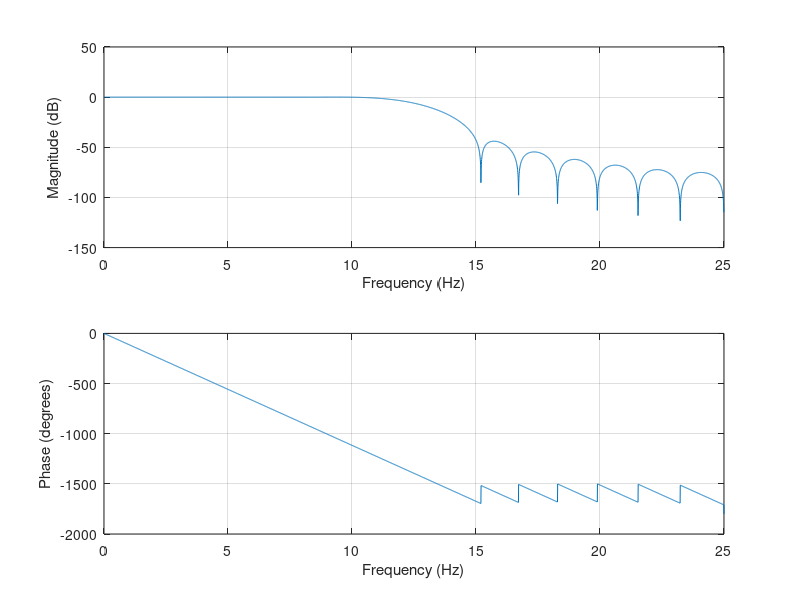

Reproduce this figure in MATLAB. (Note: this script raises an error after producing the figure.)
% Autor Jakub Ploskonka
% 09 06 2025
% metoda okien czasowych - przyklad z wykladu

clc; clear; close all;

fp = 10; 
fr = 15; 
Rr = 40; 
fs = 50;
f0 = (fp+fr)/2;

%ponieważ Rr = 40db wybieramy okno z najbliższym większym tłumieniem czyli
%okno von Hanna (Rr = 44) dla którego
a = 3.1; %.
R = ceil(a*fs/(fr-fp)); %R musi być większą bądź równą liczbą całkowitą dlatego zaokrąglamy w górę
R
K = R+1;

df = 100; 
f =-2:df:fs/2;
f_h1s = 0:(fs/R):fs;



%Metoda okien czasowych
n = 0:R;
h1s = 2*f0/fs .* sinc(2*f0/fs * (n-(R/2)));
h1o = h1s .* hann(K)';
H1s = fftshift(fft(h1o));

[H2 F2] = freqz(h1o,1,50,fs);

figure(1)
stem(f_h1s,h1s);

figure(1)
freqz(h1o,1,2^12,fs)
xline(fp);
xline(fr);
fir_1;




%Funkcja wbudowana
b = fir1(R,f0/(fs/2),hann(K));

figure(10)
freqz(b,1,2^12,fs)
xline(fp)
xline(fr)
